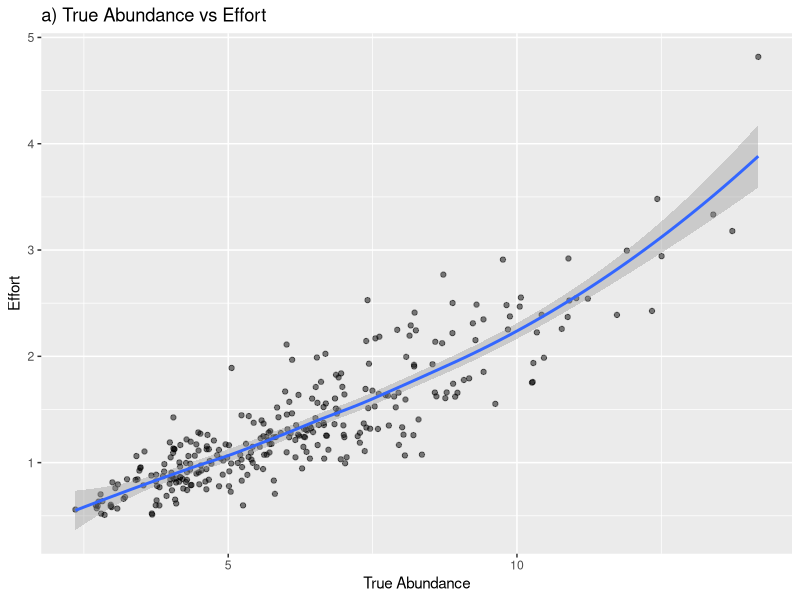
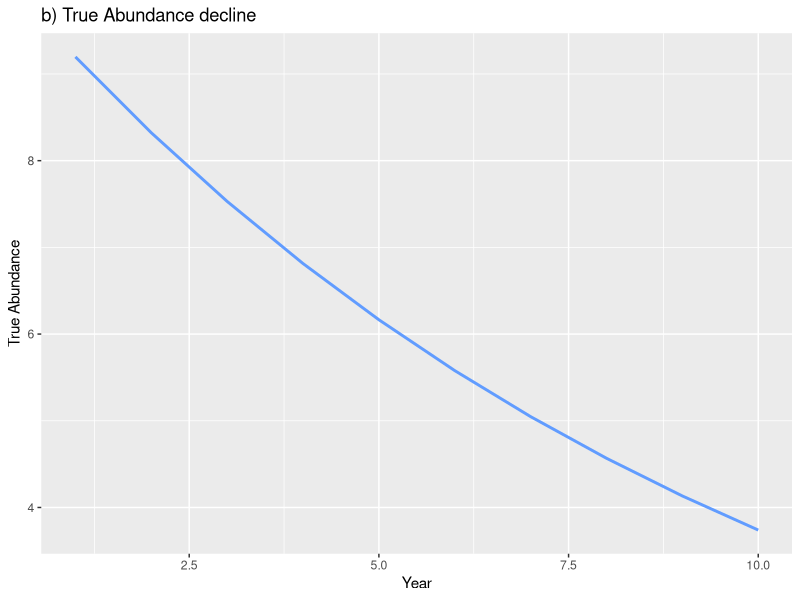
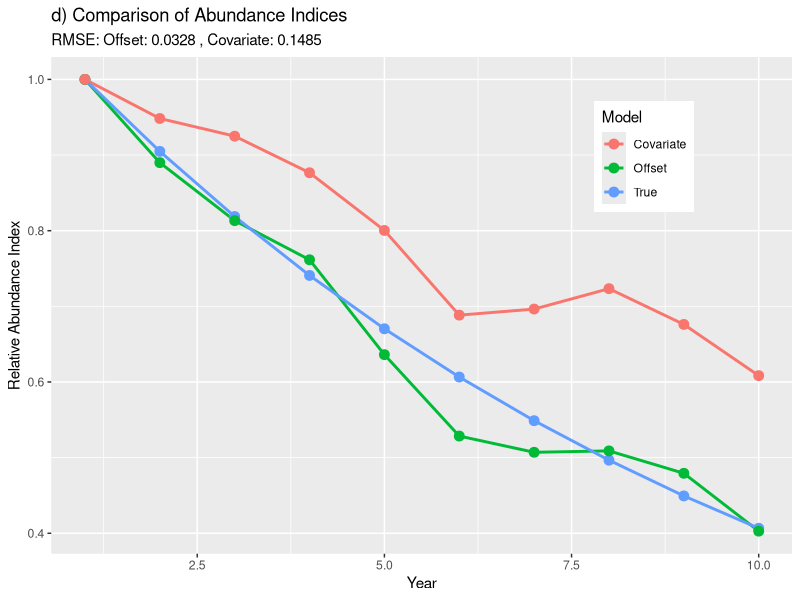
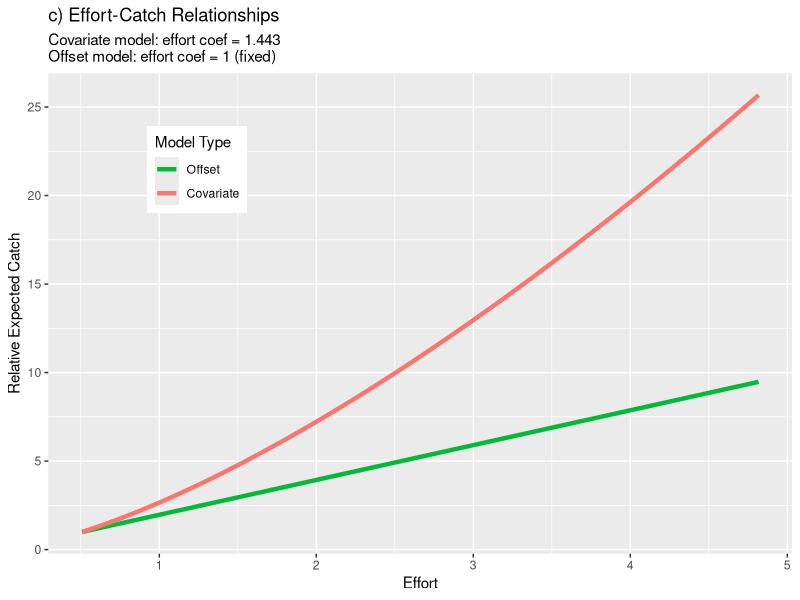
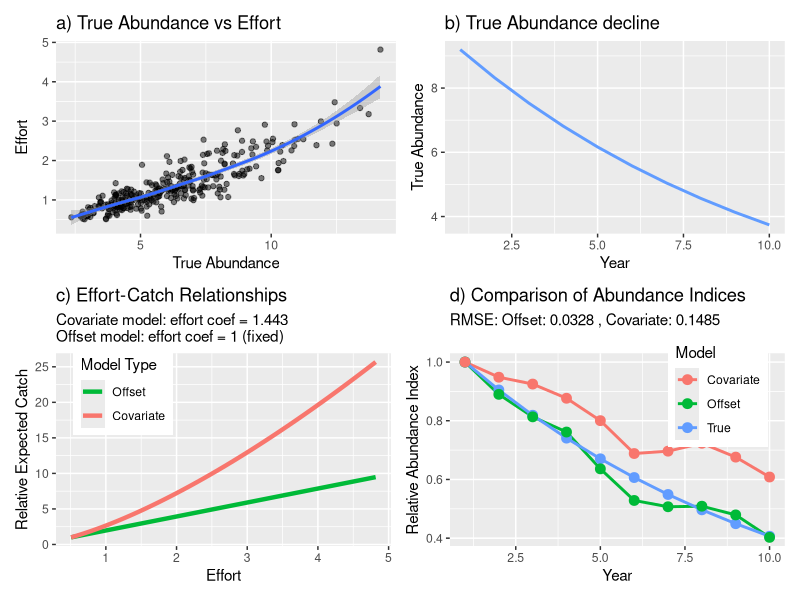

Reproduce these figures in R, in order.
##############################################################
####   Code to generate and evaluate catch data...        ####
####   ... given Site, Temperature, and Effort effects... ####
####   ... to test how to best model Effort in GLMs.      ####
####   J.A.Smith NSW DPI - June 2026                      ####
##############################################################

## This script generates an example figure showing how when effort
## is endogenous to abundance, this can confound the effort-abundance
## relationship, and bias estimated trends in abundance. This is 
## put in a fisheries context due to the suitability of this context 
## and importance of this issue for catch rate standardizations.

## Scenario:
## The Effort-Abundance relationship is proportional, but also:
## 1) When fish abundance is higher, catch rates are higher...
## 2) When catch rates are higher, fishers respond by increasing effort...
## 3) This creates a positive correlation between effort and abundance. 
## This means that in the years where abundance is higher, and catch
## rate is higher, we also have higher effort. 

## The outcome of this scenario is that the offset model tracks the
## true abundance trend more closely than the covariate model, because
## the latter attributes some of the abundance trend to the effort term.
## The covariate model "explains away" some of the abundance signal
## through the effort term, which flattens the abundance trend that
## doesn't show the full extent of the decline.

## This simulation result clearly supports the use of offsets
## rather than covariates when:
## The effort-catch relationship is truly proportional (or close to it) &
## Effort allocation responds to catch rates (targeting behavior)


# Load libraries
library(ggplot2)
library(reshape2)
library(patchwork)

set.seed(333)

# Parameters
n_years <- 10
n_locations <- 30  # 'Abundance' is measured at numerous locations
n_observations <- n_years * n_locations

# Create year and location variables
year <- rep(1:n_years, each = n_locations)
location <- rep(1:n_locations, times = n_years)

# True abundance trend (declining)
true_year_effect <- exp(-0.1 * (1:n_years))

# Location effects (random variation by location)
location_effect <- rlnorm(n_locations, meanlog = 0, sdlog = 0.2)

# True abundance for each observation
baseline_abundance <- 10  # Added this factor to increase overall abundance
true_abundance <- baseline_abundance * true_year_effect[year] * location_effect[location]

# Add small random noise to true abundance
abundance_with_noise <- true_abundance * rlnorm(n_observations, meanlog = 0, sdlog = 0.1)

# Catchability coefficient
q <- 0.5  #high enough to avoid too many zeros

# Expected CPUE if effort were constant
expected_cpue <- q * abundance_with_noise

# The feedback loop:
# 1. Base effort (before feedback) - moderate variation
base_effort <- exp(rnorm(n_observations, mean = 0, sd = 0.2))

# 2. Adjust effort based on expected CPUE - strong feedback
# Higher CPUE -> higher effort (clear positive relationship)
effort_response <- function(cpue_values) {
  # create a strong positive relationship between CPUE and effort
  normalized_cpue <- (cpue_values - min(cpue_values)) / 
    (max(cpue_values) - min(cpue_values))
  # Convert to effort multiplier (range ~0.5 to 3)
  multiplier <- 0.5 + 2.5 * normalized_cpue
  return(multiplier)
}

effort_multiplier <- effort_response(expected_cpue)
effort <- base_effort * effort_multiplier

# Generate catch with this effort
expected_catch <- q * abundance_with_noise * effort
catch <- rpois(n_observations, expected_catch)

# Calculate observed CPUE
cpue <- catch / effort

data <- data.frame(
  year = factor(year),
  location = factor(location),
  effort = effort,
  catch = catch,
  cpue = cpue,
  true_abundance = abundance_with_noise,
  true_year_effect = true_year_effect[year] )

# Check for zeros and summarize catches by year
zero_catch_count <- sum(data$catch == 0)
print(paste("Number of zero catches:", zero_catch_count, "out of", n_observations, 
            "observations (", round(100*zero_catch_count/n_observations, 1), "%)"))

catch_by_year <- aggregate(data$catch ~ data$year, FUN=sum)
print("Catch totals by year:")
print(catch_by_year)

# Verify the relationship between abundance and effort
p1 <- ggplot(data, aes(x = true_abundance, y = effort)) +
  geom_point(alpha = 0.5) +
  geom_smooth(method = "loess") +
  labs(title = "a) True Abundance vs Effort",
       x = "True Abundance", 
       y = "Effort")
print(p1)

# Plot the specified time series of abundance
mean_n <- aggregate(true_abundance ~ year, FUN = mean)
p2 <- ggplot(mean_n, aes(x = year, y = true_abundance)) +
  geom_line(linewidth = 1, col = "#619CFF") + 
  labs(title = "b) True Abundance decline",
       x = "Year", 
       y = "True Abundance")
print(p2)


# Fit catch rate standardization models
# 1. Effort as offset
m_offset <- glm(catch ~ year + offset(log(effort)), family = quasipoisson, data = data)

# 2. Effort as covariate
m_covariate <- glm(catch ~ year + log(effort), family = quasipoisson, data = data)

# Extract year coefficients
get_abundance_index <- function(model, reference_year = 1) {
  year_coefs <- coef(model)[grep("year", names(coef(model)))]
  # Add reference year (which has coefficient 0)
  year_coefs <- c(0, year_coefs)
  # Convert to abundance index
  abundance_index <- exp(year_coefs)
  # Scale to first year = 1
  abundance_index <- abundance_index / abundance_index[reference_year]
  return(abundance_index)
}

# Get abundance indices
index_offset <- get_abundance_index(m_offset)
index_covariate <- get_abundance_index(m_covariate)

# True index (normalized to year 1)
true_index <- true_year_effect / true_year_effect[1]

# Calculate error metrics
rmse_offset <- sqrt(mean((index_offset - true_index)^2))
rmse_covariate <- sqrt(mean((index_covariate - true_index)^2))

# Print effort coefficient from covariate model
print(paste("Effort coef. in covariate model:", coef(m_covariate)["log(effort)"]))

# Print error metrics
print(paste("RMSE for offset model:", rmse_offset))
print(paste("RMSE for covariate model:", rmse_covariate))

# Plot
years <- 1:n_years
results_df <- data.frame(
  Year = rep(years, 3),
  Model = factor(rep(c("True", "Offset", "Covariate"), each = n_years)),
  Index = c(true_index, index_offset, index_covariate) )

p3 <- ggplot(results_df, aes(x = Year, y = Index, color = Model, group = Model)) +
  geom_line(linewidth = 1) +
  geom_point(size = 3) +
  labs(title = "d) Comparison of Abundance Indices",
       subtitle = paste("RMSE: Offset:", round(rmse_offset, 4), 
                        ", Covariate:", round(rmse_covariate, 4)),
       y = "Relative Abundance Index",
       x = "Year") + 
  theme(legend.position = "inside",
        legend.position.inside = c(0.8,0.8))
print(p3)



## The estimated effort coefficient from the covariate model
effort_coef <- coef(m_covariate)["log(effort)"]

# Sequence of effort values
effort_seq <- seq(min(data$effort), max(data$effort), length.out = 100)

# Set a constant abundance and show the functional form
# of how catch relates to effort under each model

# Calculate expected catch-effort relationships
# For the offset model, catch ~ effort^1
# For the covariate model, catch ~ effort^coefficient
df_relationships <- data.frame(
  effort = effort_seq,
  # Offset model (proportional relationship)
  Offset = effort_seq,
  # Covariate model (estimated relationship)
  Covariate = effort_seq^effort_coef )

# Scale both to start at the same point (for easier comparison)
df_relationships$Offset <- df_relationships$Offset / df_relationships$Offset[1]
df_relationships$Covariate <- df_relationships$Covariate / df_relationships$Covariate[1]

# Reshape and plot
df_long <- melt(df_relationships, id.vars = "effort", 
                variable.name = "relationship", value.name = "relative_catch")

p4 <- ggplot(df_long, aes(x = effort, y = relative_catch, color = relationship)) +
  geom_line(linewidth = 1.5) +
  labs(title = "c) Effort-Catch Relationships",
       subtitle = paste("Covariate model: effort coef =", round(effort_coef, 3),
                        "\nOffset model: effort coef = 1 (fixed)"),
       x = "Effort", 
       y = "Relative Expected Catch",
       color = "Model Type") +
  scale_color_manual(values = c("Offset" = "#00BA38", "Covariate" = "#F8766D")) +
  theme(legend.position = "inside",
        legend.position.inside = c(0.2,0.8))
print(p4)


(p1 + p2) / (p4 + p3)
